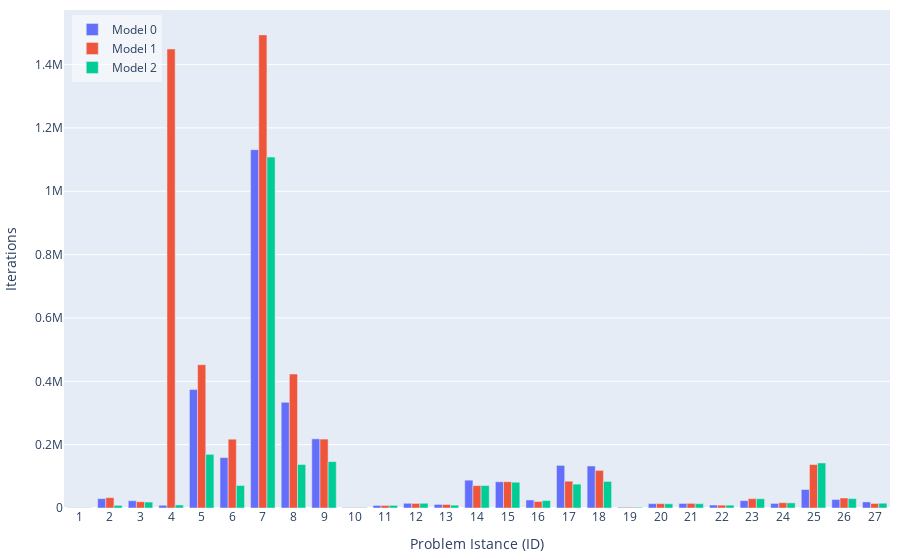

Notebook code for this chart:
### Code cell
import plotly.graph_objects as go

# Create bar plot with visible zeros
hovertemplate_text='Model: %{customdata[0]}<br>ID: %{x}<br>Gap: %{text}%<br>Nodes: %{customdata[1]}<br>Runtime: %{customdata[2]} s<extra></extra>'
fig = go.Figure(data=[
    go.Bar(
        name='Model 0', 
        x=df0['ID'], 
        y=df0['iterations'],
        text=df0['gap'].apply(lambda x: f'{x:.2f}'),  # Format text to 2 decimal places
        # Create a 2D array with multiple columns
        customdata=np.dstack((df0['model'], df0['iterations'], df0['total_time'].apply(lambda x: f'{x:.2f}')))[0],
        textposition='none',
        hovertemplate=hovertemplate_text
    ),
    go.Bar(
        name='Model 1', 
        x=df1['ID'], 
        y=df1['iterations'],
        text=df1['gap'].apply(lambda x: f'{x:.2f}'),
        customdata=np.dstack((df1['model'], df1['iterations'], df1['total_time'].apply(lambda x: f'{x:.2f}')))[0],
        textposition='none',
        hovertemplate=hovertemplate_text
    ),
    go.Bar(
        name='Model 2', 
        x=df2['ID'], 
        y=df2['iterations'],
        text=df2['gap'].apply(lambda x: f'{x:.2f}'),
        customdata=np.dstack((df2['model'], df2['iterations'], df2['total_time'].apply(lambda x: f'{x:.2f}')))[0],
        textposition='none',
        hovertemplate=hovertemplate_text
    ),
])

# Add a subtle visual indication for zero values
fig.update_layout(
    autosize=True,   # let the container size drive the plot
    margin=dict(l=10, r=10, t=10, b=10),    # width=1000,
    # width=1000,
    # height=600,
    barmode='group',
    yaxis = dict(
        title = 'Iterations',
    ),
    xaxis = dict(
        title = 'Problem Istance (ID)',
        tickmode = 'array',
        tickvals = list(range(0, 28)),
        ticktext = list(range(0, 28)),
    ),
    legend=dict(
        x=0.01,
        y=0.99,
        xanchor='left',
        yanchor='top',
        bgcolor='rgba(255, 255, 255, 0.5)'
    )
)

fig.show()

# # Save as HTML
# div_schedule = plot(
#     fig, include_plotlyjs=True, config={"responsive": True}, output_type="div"
# )
# # write div snippet to file
# with open('../docs/images/results-iterations.html', 'w') as f:
#     f.write(div_schedule)

### Figure 1 — Plotly figure (JSON) as saved in the notebook; plotly's stock layout.template omitted (floating-point values rounded to 4 significant figures)
{"data": [{"customdata": [[0, 814, "0.22"], [0, 29606, "27.07"], [0, 22949, "24.98"], [0, 8611, "3.34"], [0, 374078, "300.00"], [0, 159149, "300.00"], [0, 1131433, "300.00"], [0, 333682, "300.01"], [0, 218387, "300.01"], [0, 1473, "2.87"], [0, 8069, "19.91"], [0, 14926, "88.71"], [0, 11304, "16.40"], [0, 87910, "300.00"], [0, 82786, "300.02"], [0, 25309, "29.12"], [0, 134459, "300.00"], [0, 132696, "300.13"], [0, 2377, "10.07"], [0, 13761, "150.74"], [0, 14329, "300.13"], [0, 9396, "45.49"], [0, 23263, "300.02"], [0, 14534, "301.61"], [0, 58364, "300.07"], [0, 26967, "300.04"], [0, 19184, "300.78"]], "hovertemplate": "Model: %{customdata[0]}<br>ID: %{x}<br>Gap: %{text}%<br>Nodes: %{customdata[1]}<br>Runtime: %{customdata[2]} s<extra></extra>", "name": "Model 0", "text": ["0.00", "0.00", "0.01", "0.00", "inf", "inf", "253.21", "inf", "inf", "0.00", "0.00", "0.00", "0.00", "inf", "inf", "0.00", "inf", "inf", "0.00", "0.00", "inf", "0.00", "inf", "inf", "11.14", "inf", "inf"], "textposition": "none", "type": "bar", "x": [1, 2, 3, 4, 5, 6, 7, 8, 9, 10, 11, 12, 13, 14, 15, 16, 17, 18, 19, 20, 21, 22, 23, 24, 25, 26, 27], "y": [814.0, 29610.0, 22950.0, 8611.0, 374100.0, 159100.0, 1131000.0, 333700.0, 218400.0, 1473.0, 8069.0, 14930.0, 11300.0, 87910.0, 82790.0, 25310.0, 134500.0, 132700.0, 2377.0, 13760.0, 14330.0, 9396.0, 23260.0, 14530.0, 58360.0, 26970.0, 19180.0]}, {"customdata": [[1, 814, "13.77"], [1, 32754, "103.18"], [1, 19826, "139.57"], [1, 1449000, "317.44"], [1, 452375, "395.70"], [1, 217210, "420.13"], [1, 1493712, "318.28"], [1, 422969, "411.88"], [1, 217533, "420.15"], [1, 1467, "92.26"], [1, 8069, "135.93"], [1, 14472, "183.62"], [1, 11060, "122.48"], [1, 70767, "420.66"], [1, 83032, "420.34"], [1, 20582, "154.46"], [1, 84619, "420.10"], [1, 118790, "420.22"], [1, 2377, "132.68"], [1, 13761, "299.32"], [1, 14632, "428.37"], [1, 8951, "147.89"], [1, 29595, "423.02"], [1, 16756, "428.33"], [1, 137160, "420.20"], [1, 31572, "421.45"], [1, 14336, "431.33"]], "hovertemplate": "Model: %{customdata[0]}<br>ID: %{x}<br>Gap: %{text}%<br>Nodes: %{customdata[1]}<br>Runtime: %{customdata[2]} s<extra></extra>", "name": "Model 1", "text": ["0.00", "0.00", "0.00", "16.93", "48.00", "87.81", "242.12", "103.37", "124.38", "0.00", "0.00", "0.00", "0.00", "17.26", "29.37", "0.00", "114.32", "3057.30", "0.00", "0.00", "76970.17", "0.00", "22997.23", "23526.60", "2.31", "13188.85", "12472.79"], "textposition": "none", "type": "bar", "x": [1, 2, 3, 4, 5, 6, 7, 8, 9, 10, 11, 12, 13, 14, 15, 16, 17, 18, 19, 20, 21, 22, 23, 24, 25, 26, 27], "y": [814.0, 32750.0, 19830.0, 1449000.0, 452400.0, 217200.0, 1494000.0, 423000.0, 217500.0, 1467.0, 8069.0, 14470.0, 11060.0, 70770.0, 83030.0, 20580.0, 84620.0, 118800.0, 2377.0, 13760.0, 14630.0, 8951.0, 29600.0, 16760.0, 137200.0, 31570.0, 14340.0]}, {"customdata": [[2, 832, "13.76"], [2, 8307, "78.51"], [2, 18750, "146.64"], [2, 9588, "21.08"], [2, 169424, "395.69"], [2, 71106, "420.16"], [2, 1107922, "318.28"], [2, 137256, "411.89"], [2, 146446, "420.22"], [2, 1592, "91.99"], [2, 8232, "136.73"], [2, 14908, "193.70"], [2, 8909, "119.14"], [2, 70919, "420.64"], [2, 81368, "420.53"], [2, 23564, "158.48"], [2, 75348, "420.11"], [2, 83925, "420.24"], [2, 2299, "134.64"], [2, 13268, "262.27"], [2, 13630, "428.53"], [2, 8920, "147.96"], [2, 29308, "423.01"], [2, 16233, "428.16"], [2, 142137, "420.20"], [2, 29687, "421.96"], [2, 15146, "429.51"]], "hovertemplate": "Model: %{customdata[0]}<br>ID: %{x}<br>Gap: %{text}%<br>Nodes: %{customdata[1]}<br>Runtime: %{customdata[2]} s<extra></extra>", "name": "Model 2", "text": ["0.00", "0.00", "0.00", "0.00", "55.18", "114.02", "248.45", "140.45", "929.74", "0.00", "0.00", "0.00", "0.00", "25.98", "352.86", "0.00", "113.40", "3057.30", "0.00", "0.00", "76970.17", "0.00", "22997.23", "23526.60", "2.67", "13188.85", "12472.79"], "textposition": "none", "type": "bar", "x": [1, 2, 3, 4, 5, 6, 7, 8, 9, 10, 11, 12, 13, 14, 15, 16, 17, 18, 19, 20, 21, 22, 23, 24, 25, 26, 27], "y": [832.0, 8307.0, 18750.0, 9588.0, 169400.0, 71110.0, 1108000.0, 137300.0, 146400.0, 1592.0, 8232.0, 14910.0, 8909.0, 70920.0, 81370.0, 23560.0, 75350.0, 83920.0, 2299.0, 13270.0, 13630.0, 8920.0, 29310.0, 16230.0, 142100.0, 29690.0, 15150.0]}], "layout": {"autosize": true, "barmode": "group", "legend": {"bgcolor": "rgba(255, 255, 255, 0.5)", "x": 0.01, "xanchor": "left", "y": 0.99, "yanchor": "top"}, "margin": {"b": 10, "l": 10, "r": 10, "t": 10}, "xaxis": {"tickmode": "array", "ticktext": [0, 1, 2, 3, 4, 5, 6, 7, 8, 9, 10, 11, 12, 13, 14, 15, 16, 17, 18, 19, 20, 21, 22, 23, 24, 25, 26, 27], "tickvals": [0, 1, 2, 3, 4, 5, 6, 7, 8, 9, 10, 11, 12, 13, 14, 15, 16, 17, 18, 19, 20, 21, 22, 23, 24, 25, 26, 27], "title": {"text": "Problem Istance (ID)"}}, "yaxis": {"title": {"text": "Iterations"}}}}
